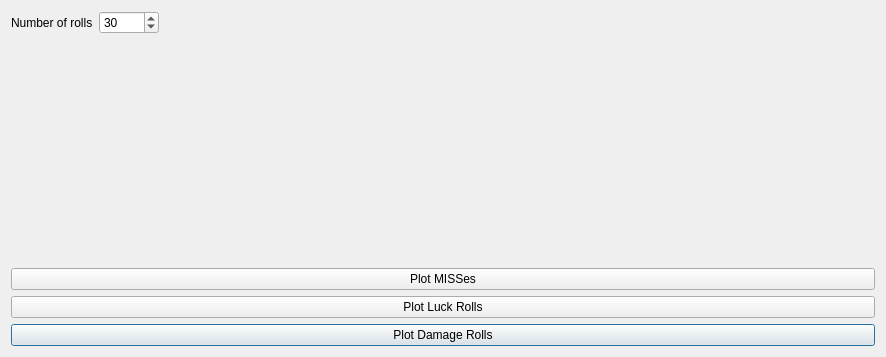
<?xml version="1.0" encoding="UTF-8"?>
<ui version="4.0">
 <class>TestGraphs</class>
 <widget class="QDialog" name="TestGraphs">
  <property name="geometry">
   <rect>
    <x>0</x>
    <y>0</y>
    <width>886</width>
    <height>357</height>
   </rect>
  </property>
  <property name="sizePolicy">
   <sizepolicy hsizetype="Expanding" vsizetype="Expanding">
    <horstretch>0</horstretch>
    <verstretch>0</verstretch>
   </sizepolicy>
  </property>
  <property name="windowTitle">
   <string>Test Graphs</string>
  </property>
  <layout class="QGridLayout" name="gridLayout_2">
   <item row="0" column="0">
    <layout class="QVBoxLayout" name="verticalLayout">
     <item>
      <layout class="QGridLayout" name="gridLayout">
       <item row="3" column="0">
        <widget class="QPushButton" name="plotDamageBtn">
         <property name="toolTip">
          <string>This will show you how your ROLL influences the damage output.</string>
         </property>
         <property name="text">
          <string>Plot Damage Rolls</string>
         </property>
        </widget>
       </item>
       <item row="2" column="0">
        <widget class="QPushButton" name="plotLuckBtn">
         <property name="toolTip">
          <string>This will show you how your luck distributes through a number of random rolls.</string>
         </property>
         <property name="text">
          <string>Plot Luck Rolls</string>
         </property>
        </widget>
       </item>
       <item row="1" column="0">
        <widget class="QPushButton" name="missPlotButton">
         <property name="text">
          <string>Plot MISSes</string>
         </property>
        </widget>
       </item>
       <item row="0" column="0">
        <layout class="QFormLayout" name="formLayout">
         <item row="0" column="0">
          <widget class="QLabel" name="label">
           <property name="text">
            <string>Number of rolls</string>
           </property>
          </widget>
         </item>
         <item row="0" column="1">
          <widget class="QSpinBox" name="rollsNumberSB">
           <property name="maximumSize">
            <size>
             <width>60</width>
             <height>16777215</height>
            </size>
           </property>
           <property name="maximum">
            <number>9999</number>
           </property>
           <property name="value">
            <number>30</number>
           </property>
          </widget>
         </item>
        </layout>
       </item>
      </layout>
     </item>
    </layout>
   </item>
  </layout>
 </widget>
 <resources/>
 <connections/>
</ui>
